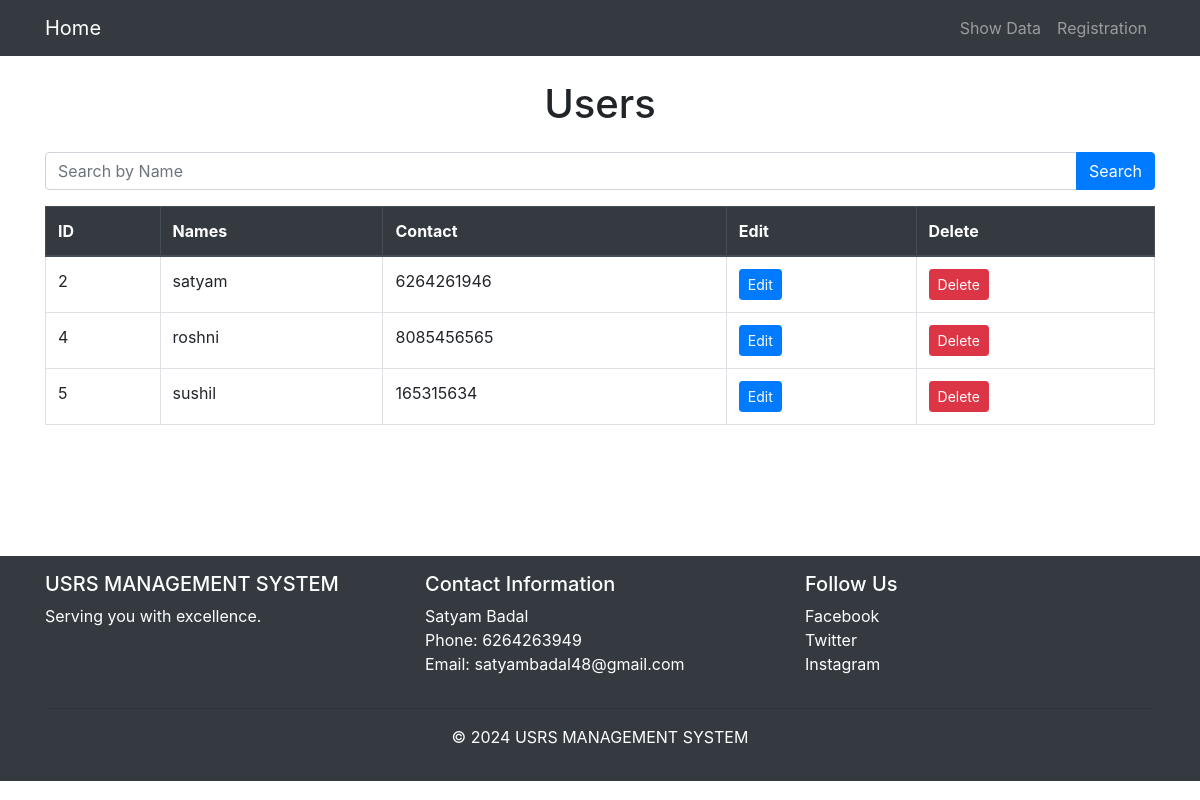
Page /showdata on the earlier database version.
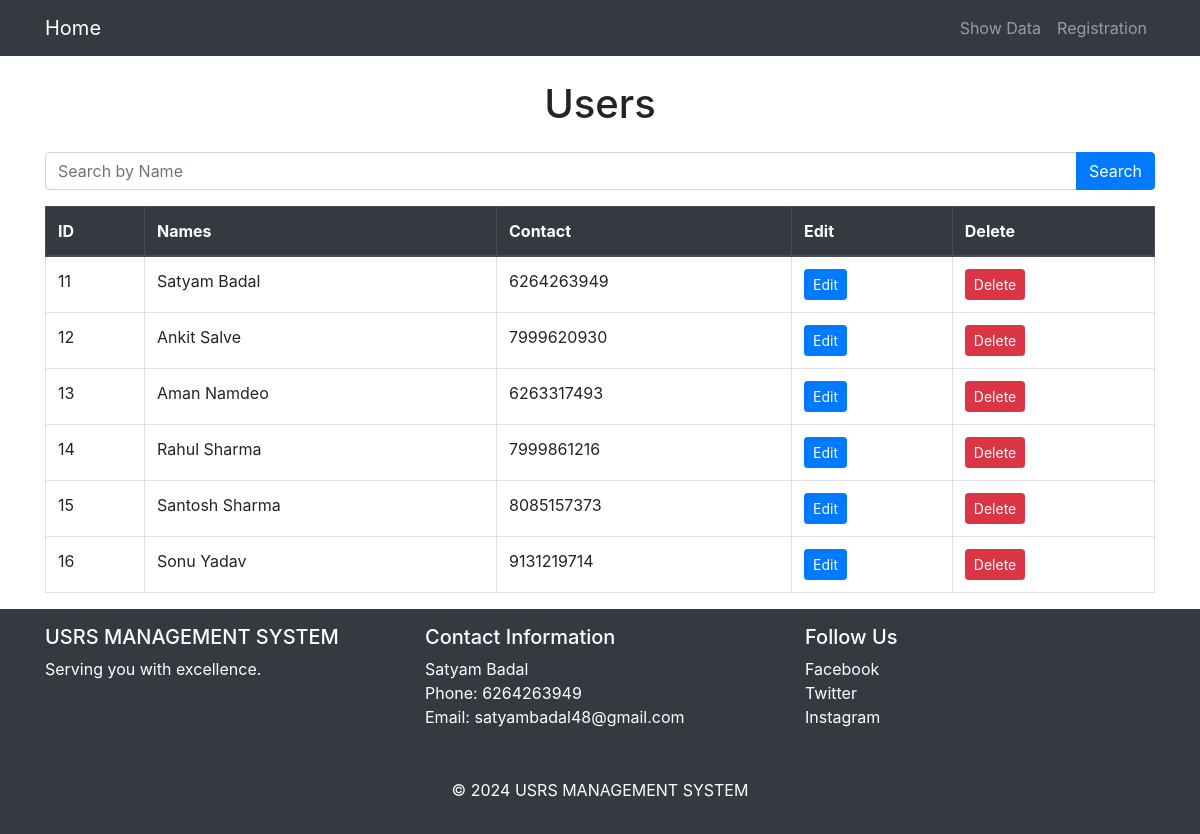
Same page on the later database version.
### app/models.py (models this page shows, shortened)
class InfoModel(models.Model):
    Name = models.CharField(max_length=100)
    Phone = models.IntegerField()
    class Meta():
        verbose_name_plural = 'Student_List'

### app/views.py (the view)
# urls.py: path('showdata',ShowData,name='showdata'),
def ShowData(request):
    try:
        alldata = InfoModel.objects.all()
        data = {
            'alldata':alldata
        }
        return render(request,'show.html',data)
    except:
        return HttpResponse('CODE ERROR')

### templates/show.html (shortened to what this page needs)
{% extends 'base.html' %}
    {% block content %}
    <div class="container" style="max-height: auto; min-height: 500px;">
        <br/>
        <h1 class="text-center mb-4"> Users </h1>
        <form action="{% url 'search' %}" method="POST">
            <div class="input-group mb-3">
                <input type="text" name="names" class="form-control search-input" placeholder="Search by Name" aria-label="Search" aria-describedby="searchButton">
                <div class="input-group-append">
                    <button class="btn btn-primary" type="submit" id="searchButton">Search</button>
                </div>
            </div>
        </form>
        <table class="table table-bordered">
            <thead class="thead-dark">
                <tr>
                    <th>ID</th>
                    <th>Names</th>
                    <th>Contact</th>
                    <th>Edit</th>
                    <th>Delete</th>
                </tr>
            </thead>
            <tbody>
                {% for data in alldata %}
                <tr>
                    <td>{{ data.id }}</td>
                    <td>{{ data.Name }}</td>
                    <td>{{ data.Phone }}</td>
                    <td><a href="{% url 'edit' pk=data.id %}" class="btn btn-primary btn-sm">Edit</a></td>
                    <td><a href="{% url 'delete' pk=data.id %}" class="btn btn-danger btn-sm">Delete</a></td>
                </tr>
                {% endfor %}
            </tbody>
        </table>
    </div>
    {% endblock %}

### templates/base.html (shortened to what this page needs)
<!DOCTYPE html>
<html lang="en">
<head>
</head>
<body>
    {% include 'navbar.html' %}
    {% block content %}
    {% endblock %}
    {% include 'footer.html' %}
</body>
</html>

### templates/navbar.html (shortened to what this page needs)
<!DOCTYPE html>
<html lang="en">
<head>
    <link rel="stylesheet" href="https://stackpath.bootstrapcdn.com/bootstrap/4.5.2/css/bootstrap.min.css">
</head>
<body>
    <nav class="navbar navbar-expand-lg navbar-dark bg-dark">
        <div class="container">
            <a class="navbar-brand" href="{% url 'home' %}">Home</a>
            <div class="collapse navbar-collapse" id="navbarNav">
                <ul class="navbar-nav ml-auto">
                    <li class="nav-item">
                        <a class="nav-link" href="{% url 'showdata' %}">Show Data</a>
                    </li>
                    <li class="nav-item">
                        <a class="nav-link" href="{% url 'home' %}">Registration</a>
                    </li>
                </ul>
            </div>
        </div>
    </nav>
</body>
</html>

### templates/footer.html (shortened to what this page needs)
<!DOCTYPE html>
<html lang="en">
<head>
    <link rel="stylesheet" href="https://stackpath.bootstrapcdn.com/bootstrap/4.5.2/css/bootstrap.min.css">
</head>
<body>
    <footer class="footer mt-auto py-3 bg-dark text-white">
        <div class="container">
            <div class="row">
                <div class="col-md-4">
                    <h5>USRS MANAGEMENT SYSTEM</h5>
                    <p>Serving you with excellence.</p>
                </div>
                <div class="col-md-4">
                    <h5>Contact Information</h5>
                    <ul class="list-unstyled">
                        <li>Satyam Badal</li>
                        <li>Phone: 6264263949</li>
                        <li>Email: satyambadal48@gmail.com</li>
                    </ul>
                </div>
                <div class="col-md-4">
                    <h5>Follow Us</h5>
                    <ul class="list-unstyled">
                        <li><a href="#" class="text-white">Facebook</a></li>
                        <li><a href="#" class="text-white">Twitter</a></li>
                        <li><a href="#" class="text-white">Instagram</a></li>
                    </ul>
                </div>
            </div>
            <hr>
            <div class="row">
                <div class="col-lg-12 text-center">
                    <p>&copy; 2024 USRS MANAGEMENT SYSTEM</p>
                </div>
            </div>
        </div>
    </footer>
</body>
</html>

Differences in the rows shown:
removed InfoModel: id "2", Name "satyam", Phone "6264261946"
removed InfoModel: id "4", Name "roshni", Phone "8085456565"
removed InfoModel: id "5", Name "sushil", Phone "165315634"
added InfoModel: id "11", Name "Satyam Badal", Phone "6264263949"
added InfoModel: id "12", Name "Ankit Salve", Phone "7999620930"
added InfoModel: id "13", Name "Aman Namdeo", Phone "6263317493"
added InfoModel: id "14", Name "Rahul Sharma", Phone "7999861216"
added InfoModel: id "15", Name "Santosh Sharma", Phone "8085157373"
added InfoModel: id "16", Name "Sonu Yadav", Phone "9131219714"
